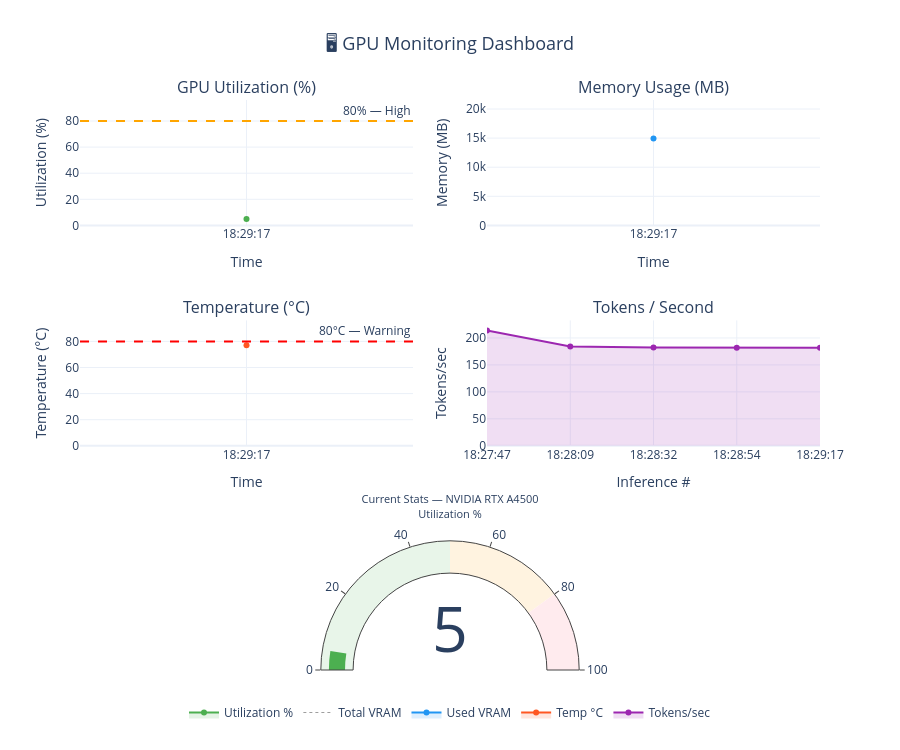

The cell this chart's notebook holds for it:
### Markdown cell above
## 6. GPU Monitoring

FLUX.1-dev uses significantly more VRAM than the chatbot (GGUF transformer + text encoders + VAE loaded).
Observe how the diffusion pipeline occupies GPU memory.

### Code cell
monitor.display_dashboard()

### Figure 1 — Plotly figure (JSON) as saved in the notebook; plotly's stock layout.template omitted (floating-point values rounded to 4 significant figures)
{"data": [{"fill": "tozeroy", "fillcolor": "rgba(76,175,80,0.15)", "line": {"color": "#4CAF50", "width": 2}, "mode": "lines+markers", "name": "Utilization %", "type": "scatter", "x": ["18:29:17"], "xaxis": "x", "y": [5], "yaxis": "y"}, {"line": {"color": "#9E9E9E", "dash": "dot", "width": 1}, "mode": "lines", "name": "Total VRAM", "type": "scatter", "x": ["18:29:17"], "xaxis": "x2", "y": [20470], "yaxis": "y2"}, {"fill": "tozeroy", "fillcolor": "rgba(33,150,243,0.15)", "line": {"color": "#2196F3", "width": 2}, "mode": "lines+markers", "name": "Used VRAM", "type": "scatter", "x": ["18:29:17"], "xaxis": "x2", "y": [14914], "yaxis": "y2"}, {"fill": "tozeroy", "fillcolor": "rgba(255,87,34,0.15)", "line": {"color": "#FF5722", "width": 2}, "mode": "lines+markers", "name": "Temp °C", "type": "scatter", "x": ["18:29:17"], "xaxis": "x3", "y": [77], "yaxis": "y3"}, {"fill": "tozeroy", "fillcolor": "rgba(156,39,176,0.15)", "line": {"color": "#9C27B0", "width": 2}, "mode": "lines+markers", "name": "Tokens/sec", "type": "scatter", "x": ["18:27:47", "18:28:09", "18:28:32", "18:28:54", "18:29:17"], "xaxis": "x4", "y": [214, 184.4, 182.1, 181.8, 181.9], "yaxis": "y4"}, {"domain": {"column": 0, "row": 0, "x": [0, 1], "y": [0, 0.2267]}, "gauge": {"axis": {"range": [0, 100]}, "bar": {"color": "#4CAF50"}, "steps": [{"color": "#e8f5e9", "range": [0, 50]}, {"color": "#fff3e0", "range": [50, 80]}, {"color": "#ffebee", "range": [80, 100]}]}, "mode": "gauge+number", "title": {"font": {"size": 11}, "text": "Current Stats — NVIDIA RTX A4500<br>Utilization %"}, "type": "indicator", "value": 5}], "layout": {"annotations": [{"font": {"size": 16}, "showarrow": false, "text": "GPU Utilization (%)", "x": 0.225, "xanchor": "center", "xref": "paper", "y": 1, "yanchor": "bottom", "yref": "paper"}, {"font": {"size": 16}, "showarrow": false, "text": "Memory Usage (MB)", "x": 0.775, "xanchor": "center", "xref": "paper", "y": 1, "yanchor": "bottom", "yref": "paper"}, {"font": {"size": 16}, "showarrow": false, "text": "Temperature (°C)", "x": 0.225, "xanchor": "center", "xref": "paper", "y": 0.6133, "yanchor": "bottom", "yref": "paper"}, {"font": {"size": 16}, "showarrow": false, "text": "Tokens / Second", "x": 0.775, "xanchor": "center", "xref": "paper", "y": 0.6133, "yanchor": "bottom", "yref": "paper"}, {"showarrow": false, "text": "80% — High", "x": 1, "xanchor": "right", "xref": "x domain", "y": 80, "yanchor": "bottom", "yref": "y"}, {"showarrow": false, "text": "80°C — Warning", "x": 1, "xanchor": "right", "xref": "x3 domain", "y": 80, "yanchor": "bottom", "yref": "y3"}], "height": 750, "legend": {"orientation": "h", "x": 0.5, "xanchor": "center", "y": -0.1, "yanchor": "bottom"}, "shapes": [{"line": {"color": "orange", "dash": "dash"}, "type": "line", "x0": 0, "x1": 1, "xref": "x domain", "y0": 80, "y1": 80, "yref": "y"}, {"line": {"color": "red", "dash": "dash"}, "type": "line", "x0": 0, "x1": 1, "xref": "x3 domain", "y0": 80, "y1": 80, "yref": "y3"}], "showlegend": true, "title": {"font": {"size": 18}, "text": "🖥️ GPU Monitoring Dashboard", "x": 0.5}, "xaxis": {"anchor": "y", "domain": [0, 0.45], "title": {"text": "Time"}}, "xaxis2": {"anchor": "y2", "domain": [0.55, 1], "title": {"text": "Time"}}, "xaxis3": {"anchor": "y3", "domain": [0, 0.45], "title": {"text": "Time"}}, "xaxis4": {"anchor": "y4", "domain": [0.55, 1], "title": {"text": "Inference #"}}, "yaxis": {"anchor": "x", "domain": [0.78, 1], "title": {"text": "Utilization (%)"}}, "yaxis2": {"anchor": "x2", "domain": [0.78, 1], "title": {"text": "Memory (MB)"}}, "yaxis3": {"anchor": "x3", "domain": [0.3933, 0.6133], "title": {"text": "Temperature (°C)"}}, "yaxis4": {"anchor": "x4", "domain": [0.3933, 0.6133], "title": {"text": "Tokens/sec"}}}}
